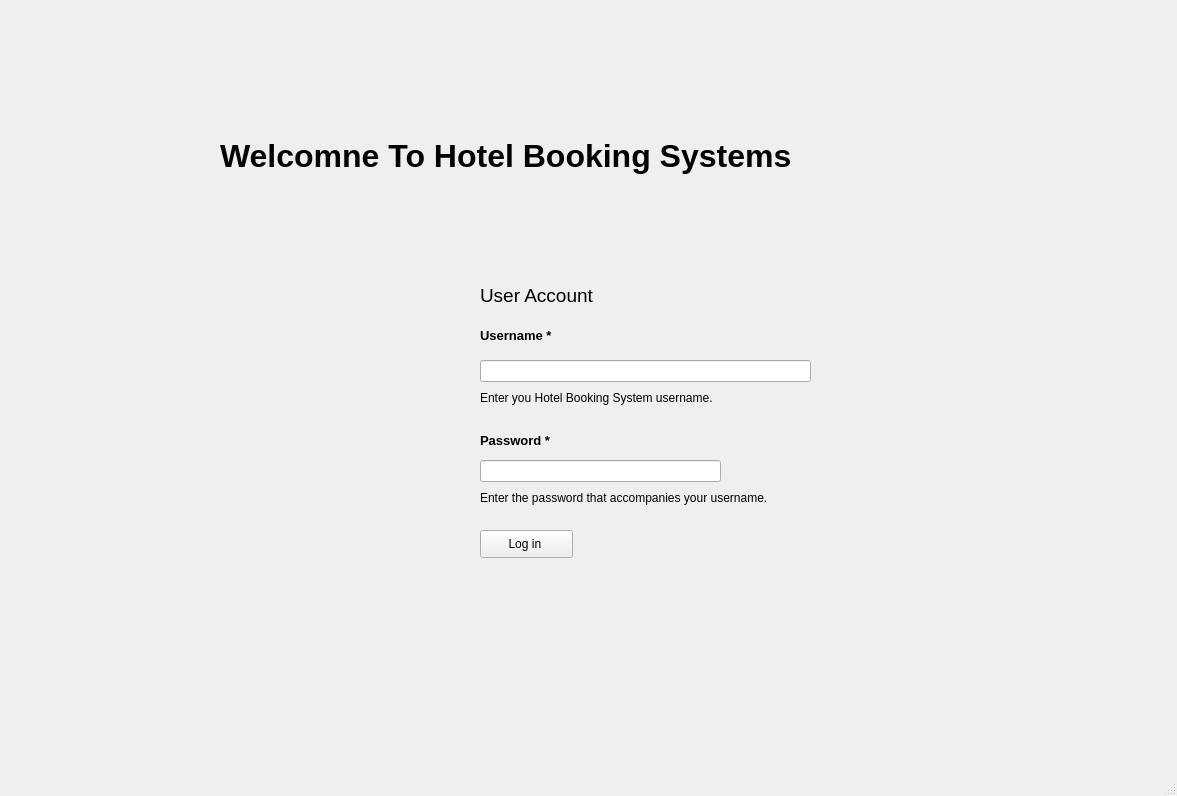
<?xml version="1.0" encoding="UTF-8"?>
<ui version="4.0">
 <class>firstPage</class>
 <widget class="QMainWindow" name="firstPage">
  <property name="geometry">
   <rect>
    <x>0</x>
    <y>0</y>
    <width>1177</width>
    <height>796</height>
   </rect>
  </property>
  <property name="windowTitle">
   <string>firstPage</string>
  </property>
  <widget class="QWidget" name="centralWidget">
   <widget class="QLabel" name="label_4">
    <property name="geometry">
     <rect>
      <x>480</x>
      <y>280</y>
      <width>151</width>
      <height>31</height>
     </rect>
    </property>
    <property name="font">
     <font>
      <pointsize>14</pointsize>
     </font>
    </property>
    <property name="text">
     <string>User Account </string>
    </property>
   </widget>
   <widget class="QLineEdit" name="lineEdit">
    <property name="geometry">
     <rect>
      <x>480</x>
      <y>360</y>
      <width>331</width>
      <height>22</height>
     </rect>
    </property>
   </widget>
   <widget class="QLineEdit" name="lineEdit_2">
    <property name="geometry">
     <rect>
      <x>480</x>
      <y>460</y>
      <width>241</width>
      <height>22</height>
     </rect>
    </property>
   </widget>
   <widget class="QLabel" name="label_2">
    <property name="geometry">
     <rect>
      <x>480</x>
      <y>320</y>
      <width>121</width>
      <height>31</height>
     </rect>
    </property>
    <property name="font">
     <font>
      <pointsize>10</pointsize>
      <weight>75</weight>
      <bold>true</bold>
     </font>
    </property>
    <property name="text">
     <string>Username *</string>
    </property>
   </widget>
   <widget class="QLabel" name="label">
    <property name="geometry">
     <rect>
      <x>220</x>
      <y>120</y>
      <width>761</width>
      <height>71</height>
     </rect>
    </property>
    <property name="font">
     <font>
      <pointsize>24</pointsize>
      <weight>75</weight>
      <bold>true</bold>
     </font>
    </property>
    <property name="text">
     <string>Welcomne To Hotel Booking Systems </string>
    </property>
   </widget>
   <widget class="QLabel" name="label_5">
    <property name="geometry">
     <rect>
      <x>480</x>
      <y>390</y>
      <width>261</width>
      <height>16</height>
     </rect>
    </property>
    <property name="text">
     <string>Enter you Hotel Booking System username. </string>
    </property>
   </widget>
   <widget class="QLabel" name="label_6">
    <property name="geometry">
     <rect>
      <x>480</x>
      <y>490</y>
      <width>341</width>
      <height>16</height>
     </rect>
    </property>
    <property name="text">
     <string>Enter the password that accompanies your username. </string>
    </property>
   </widget>
   <widget class="QLabel" name="label_3">
    <property name="geometry">
     <rect>
      <x>480</x>
      <y>430</y>
      <width>121</width>
      <height>21</height>
     </rect>
    </property>
    <property name="font">
     <font>
      <pointsize>10</pointsize>
      <weight>75</weight>
      <bold>true</bold>
     </font>
    </property>
    <property name="text">
     <string>Password *</string>
    </property>
   </widget>
   <widget class="QPushButton" name="pushButton">
    <property name="geometry">
     <rect>
      <x>480</x>
      <y>530</y>
      <width>93</width>
      <height>28</height>
     </rect>
    </property>
    <property name="text">
     <string>Log in </string>
    </property>
   </widget>
  </widget>
  <widget class="QStatusBar" name="statusBar"/>
 </widget>
 <layoutdefault spacing="6" margin="11"/>
 <resources/>
 <connections/>
</ui>
